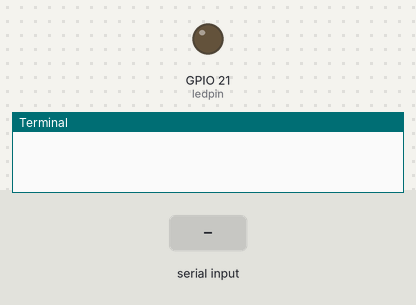
Simulated run of this program. Board: Raspberry Pi (BCM pin numbers). On the bench: output pins drawn as LEDs (lit = HIGH), the last lines printed to the terminal. The test bench sets the inputs (shaded band).

Above: at 1.2 s.
1.3 s: "1\n" received over the second serial link
At 1.7 s:
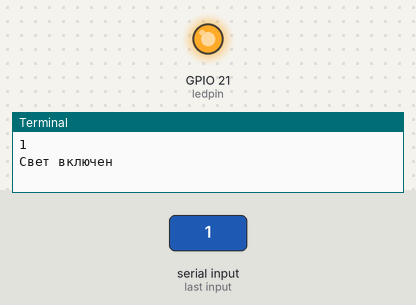
2.8 s: "2\n" received over the second serial link
At 4.1 s:
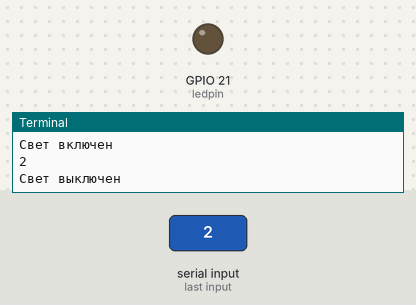
Timing chart, 0 to 5.8 s (numbered marks = the images above; inputs shaded):
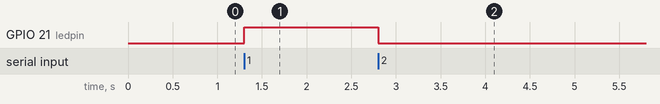

Measured:
- after the input at 1.3 s, GPIO 21 (ledpin): LOW → HIGH at once
- after the input at 2.8 s, GPIO 21 (ledpin): HIGH → LOW at once

The program:

4.1_rs232.py
```python
#!/usr/bin/env python
import RPi.GPIO as GPIO       # Подключение модуля GPIO
import serial                 # Подключение модуля serial
import time                   # Подключение модуля time
import os                     # Модуль работы с операционной системой

ledpin = 21    # пин 21

GPIO.setmode(GPIO.BCM)         # Установка режима GPIO.BCM
GPIO.setup(ledpin, GPIO.OUT)   # 21 пин настраиваем на вывод

# Настройка serial порта через AMA0
ser = serial.Serial("/dev/ttyAMA0", 9600)

def loop():                        # Основная программа
    while True:
        num = ser.readline()       # Чтение данных из порта
        num = int(num)             # byte -> int
        print(num)

        if num == 1:                       # Проверка освещения
            print('Свет включен')
            GPIO.output(ledpin, GPIO.HIGH) # Светодиод включен
            #time.sleep(0.5)
        elif num == 2:
            print('Свет выключен')
            GPIO.output(ledpin, GPIO.LOW)  # Светодиод выключен
            #time.sleep(0.5)

def destroy():                         # Функция очистки портов
    GPIO.output(ledpin, GPIO.LOW)      # Светодиод выключен
    GPIO.cleanup()                     # Возврат пинов в исходное состояние

if __name__ == '__main__':     # Начало выполнения программы
    try:
        loop()
    except KeyboardInterrupt:  # Прерывание при нажатии 'Ctrl+C'
        destroy()
```
